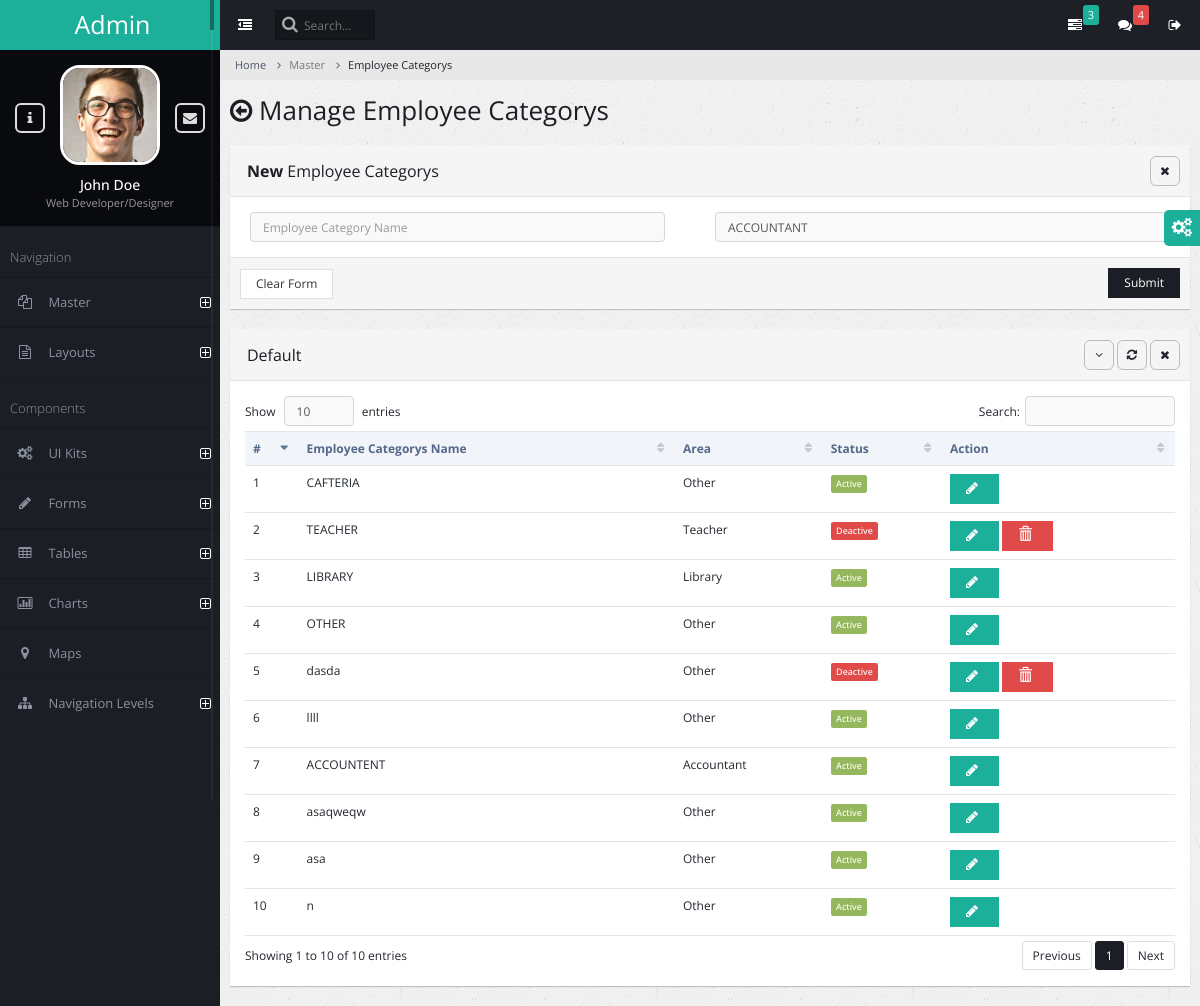
Page /employee-category/ on the committed database.
### admin_master/models.py (models this page shows)
class AcademicEmployeeCategory(models.Model):
    EMPLOYEE_CATEGORY_CHOICES = [
        (1, 'Accountant'),
        (4, 'Cafeteria'),
        (2, 'Teacher'),
        (3, 'Library'),
        (5, 'Other'),
    ]
    employee_category_name = models.CharField(max_length=255)
    employee_category_area = models.IntegerField(choices=EMPLOYEE_CATEGORY_CHOICES)
    is_active = models.BooleanField(default=True)

### admin_master/views.py (the view, shortened to what this page needs)
# urls.py: path('employee-category/', views.employee_category_manage,name="employee-category"),
def employee_category_manage(request):
    success_message=None
    error_message = None
    academic_employee_category = AcademicEmployeeCategory.objects.all()
    context = {
        'errormessage': error_message,
        'successmessage': success_message,
        'academic_employee_categorys': academic_employee_category,
        'settings': settings
    }
    return render(request, 'employee_category_manage.html', context)

### admin_master/templates/employee_category_manage.html (shortened to what this page needs)
{% extends 'admin_base.html' %}
{% block content %}
{% load static %}
<ul class="breadcrumb">
    <li><a href="#">Home</a></li>
    <li class="active">Master</li>
    <li class="active">Employee Categorys</li>
</ul>
<div class="page-title">
    <h2><span class="fa fa-arrow-circle-o-left"></span> Manage Employee Categorys</h2>
</div>
<div class="page-content-wrap">
    <div class="row">
        <div class="col-md-12">
            <form class="form-horizontal" method="post" enctype="multipart/form-data">
            <div class="panel panel-default">
                <div class="panel-heading">
                    <h3 class="panel-title"><strong>New </strong> Employee Categorys</h3>
                    <ul class="panel-controls">
                        <li><a href="#" class="panel-remove"><span class="fa fa-times"></span></a></li>
                    </ul>
                </div>
                <div class="panel-body">
                    <div class="row">
                        <div class="col-md-6">
                            <div class="form-group">
                                <div class="col-md-11 col-xs-12">
                                    <input type="text" name="category_name" required autofocus class="form-control" placeholder="Employee Category Name"/>
                                </div>
                            </div>
                        </div>
                        <div class="col-md-6">
                            <div class="form-group">
                                <div class="col-md-12 col-xs-12">
                                    <select class="form-control " name="category_area">
                                        <option value="{{ settings.EMPLOYEE_CATEGORY_ACCOUNTANT }}">ACCOUNTANT</option>
                                    </select>
                                </div>
                            </div>
                        </div>
                    </div>
                </div>
                <div class="panel-footer">
                    <input type="reset" value="Clear Form" class="btn btn-default">
                    <button class="btn btn-primary pull-right">Submit</button>
                </div>
            </div>
            </form>
            <div class="panel panel-default">
                <div class="panel-heading">
                    <h3 class="panel-title">Default</h3>
                    <ul class="panel-controls">
                        <li><a href="#" class="panel-collapse"><span class="fa fa-angle-down"></span></a></li>
                        <li><a href="#" class="panel-refresh"><span class="fa fa-refresh"></span></a></li>
                        <li><a href="#" class="panel-remove"><span class="fa fa-times"></span></a></li>
                    </ul>
                </div>
                <div class="panel-body">
                    <table class="table datatable">
                        <thead>
                            <tr>
                                <th>#</th>
                                <th>Employee Categorys Name</th>
                                <th>Area</th>
                                <th>Status</th>
                                <th>Action</th>
                            </tr>
                        </thead>
                        <tbody>
                            {% for category in academic_employee_categorys %}
                                <tr id="{{category.id}}">
                                    <td>{{ forloop.counter }}</td>
                                    <td>{{ category.employee_category_name }}</td>
                                    <td>{{ category.get_employee_category_area_display }}</td>
                                    <td>
                                        {% if category.is_active %}
                                            <span class="label label-success">Active</span>
                                        {% else %}
                                            <span class="label label-danger">Deactive</span>
                                        {% endif %}
                                    </td>
                                    <td>
                                        <button class="btn btn-info" onclick="edit_pop_employee_category({{category.id}})">
                                            <span id ="spinner{{category.id}}" class="fa fa-pencil"></span>
                                        </button>
                                        {% if not category.is_active %}
                                        <a onclick="delete_employee_category({{category.id}})">
                                            <button class="btn btn-danger">
                                                <span class="glyphicon glyphicon-trash"></span>
                                            </button>
                                        </a>
                                        {% endif %}
                                    </td>
                                </tr>
                            {% endfor %}
                        </tbody>
                    </table>
                </div>
            </div>
        </div>
    </div>
</div>
{% endblock %}

### rows in the picture
AcademicEmployeeCategory: employee_category_name "CAFTERIA", employee_category_area "Other", is_active "Active"
AcademicEmployeeCategory: employee_category_name "TEACHER", employee_category_area "Teacher", is_active "Deactive"
AcademicEmployeeCategory: employee_category_name "LIBRARY", employee_category_area "Library", is_active "Active"
AcademicEmployeeCategory: employee_category_name "OTHER", employee_category_area "Other", is_active "Active"
AcademicEmployeeCategory: employee_category_name "dasda", employee_category_area "Other", is_active "Deactive"
AcademicEmployeeCategory: employee_category_name "llll", employee_category_area "Other", is_active "Active"
AcademicEmployeeCategory: employee_category_name "ACCOUNTENT", employee_category_area "Accountant", is_active "Active"
AcademicEmployeeCategory: employee_category_name "asaqweqw", employee_category_area "Other", is_active "Active"
AcademicEmployeeCategory: employee_category_name "asa", employee_category_area "Other", is_active "Active"
AcademicEmployeeCategory: employee_category_name "n", employee_category_area "Other", is_active "Active"
